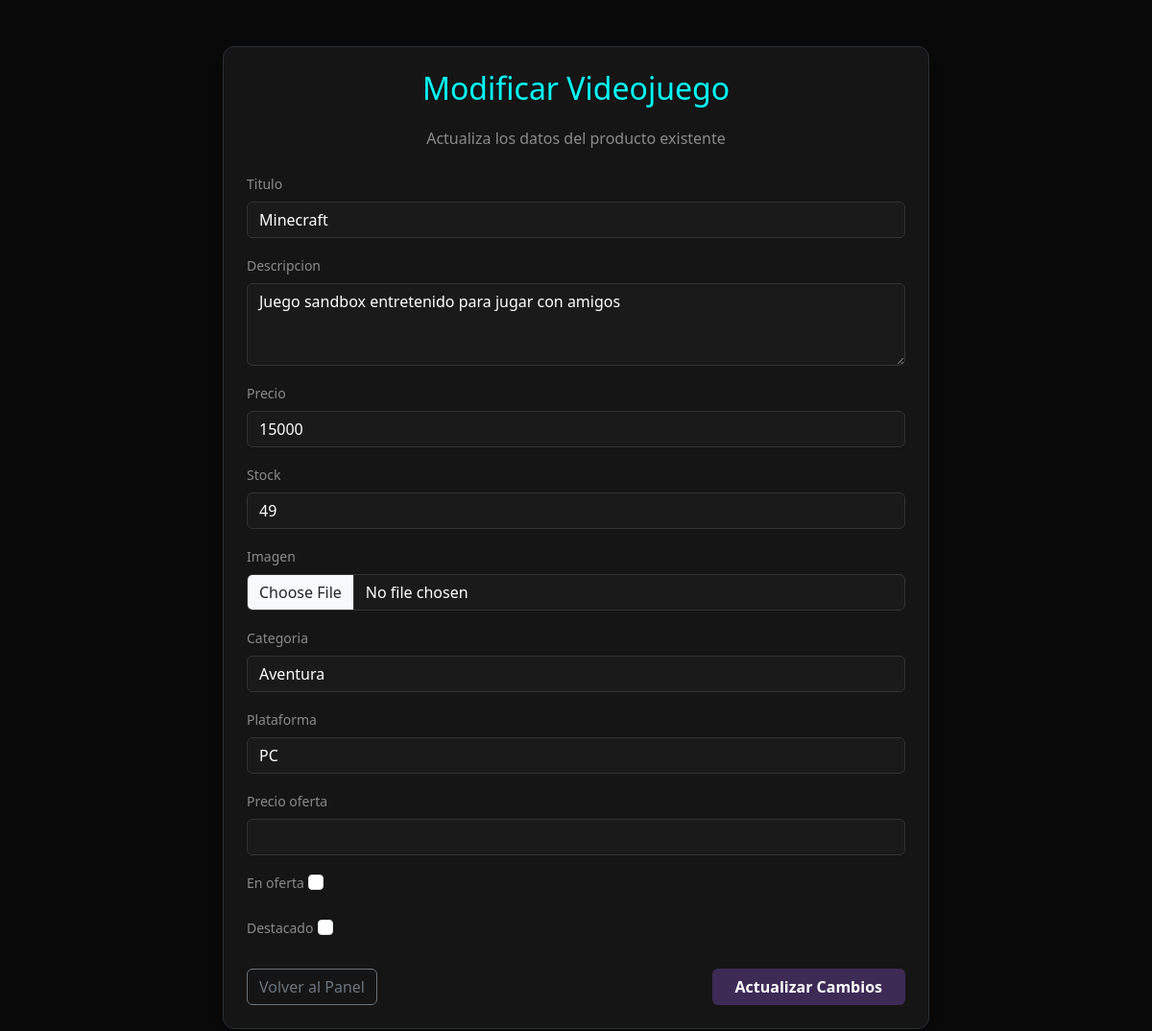
The app's page /admin-panel/editar/1/ (signed in), older data.
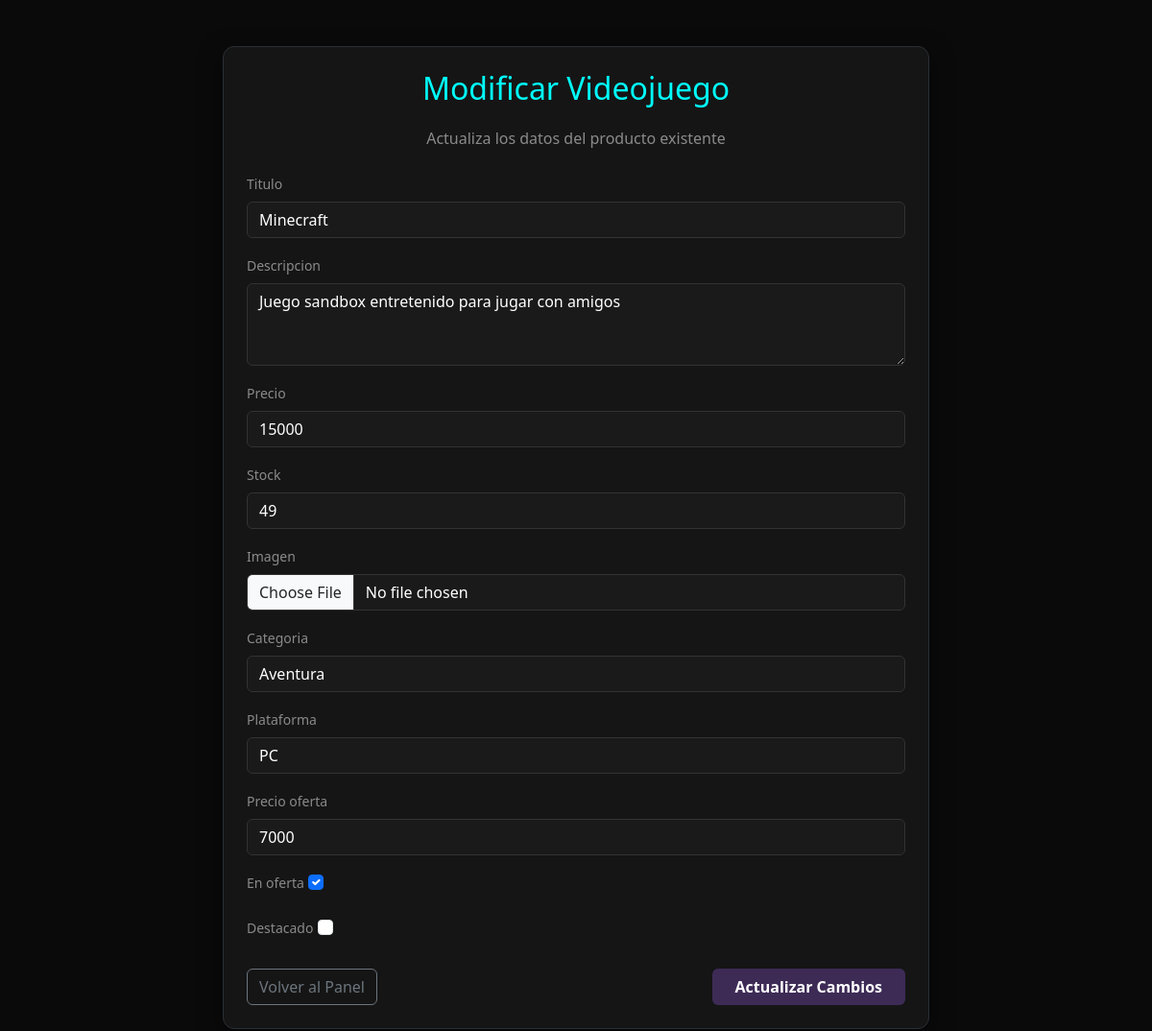
The same page, newer data.
### juegos/models.py (models this page shows, shortened)
class Videojuego(models.Model):
    titulo = models.CharField(max_length=100)
    PLATAFORMAS = [
        ('PC', 'PC'),
        ('PS5', 'PlayStation 5'),
        ('Xbox Series X', 'Xbox Series X'),
        ('Nintendo Switch', 'Nintendo Switch'),
        ('PS4', 'PlayStation 4'),
        ('Xbox One', 'Xbox One'),
    ]
    plataforma = models.CharField(max_length=50, choices=PLATAFORMAS, default='PC')
    descripcion = models.TextField()
    precio = models.IntegerField()
    stock = models.IntegerField(default=0)
    imagen = models.ImageField(upload_to='portadas/', null=True, blank=True)
    imagen1 = models.ImageField(upload_to='juegos/', null=True, blank=True)
    imagen2 = models.ImageField(upload_to='juegos/', null=True, blank=True)
    imagen3 = models.ImageField(upload_to='juegos/', null=True, blank=True)
    fecha_creacion = models.DateTimeField(auto_now_add=True)
    en_oferta = models.BooleanField(default=False)
    precio_oferta = models.IntegerField(null=True, blank=True)
    destacado = models.BooleanField(default=False)
    categoria = models.ForeignKey(
        Categoria,
        on_delete=models.SET_NULL,
        null=True,
        blank=True,
        related_name='videojuegos'
    )

### juegos/views.py (the view)
# urls.py: path('admin-panel/editar/<int:pk>/', views.editar_juego, name='editar_juego'),
@staff_member_required(login_url='/iniciar-sesion/')
def editar_juego(request, pk):
    juego = get_object_or_404(Videojuego, pk=pk)
    if request.method == 'POST':
        form = VideojuegoForm(request.POST, request.FILES, instance=juego)
        if form.is_valid():
            form.save()
            return redirect('panel_admin')
    else:
        form = VideojuegoForm(instance=juego)
    return render(request, 'juegos/admin/form_juego.html', {'form': form, 'accion': 'Editar'})

### juegos/forms.py
class VideojuegoForm(forms.ModelForm):
    class Meta:
        model = Videojuego
        fields = ['titulo', 'descripcion', 'precio', 'stock', 'imagen', 'categoria','plataforma','precio_oferta', 'en_oferta', 'destacado']
        widgets = {
            'titulo': forms.TextInput(attrs={'class': 'form-control'}),
            'descripcion': forms.Textarea(attrs={'class': 'form-control', 'rows': 3}),
            'precio': forms.NumberInput(attrs={'class': 'form-control'}),
            'stock': forms.NumberInput(attrs={'class': 'form-control'}),
            'imagen': forms.FileInput(attrs={'class': 'form-control'}),
            'categoria': forms.Select(attrs={'class': 'form-control'}),
            'plataforma': forms.Select(attrs={'class': 'form-control'}),
        }

### juegos/models.py (called while the page is built)
    def __str__(self):
        return self.nombre

### juegos/templates/juegos/admin/form_juego.html (shortened to what this page needs)
<!DOCTYPE html>
<html lang="es">
<head>
    <link href="https://cdn.jsdelivr.net/npm/bootstrap@5.3.3/dist/css/bootstrap.min.css" rel="stylesheet">
</head>
<body>
<div class="container py-5">
    <div class="row justify-content-center">
        <div class="col-md-8">
            <div class="card card-custom p-4">
                <h2 class="text-center mb-4" style="color: #00ffff;">Modificar Videojuego</h2>
                <h6 class="text-center text-white-50 mb-4">Actualiza los datos del producto existente</h6>
                <form method="POST" enctype="multipart/form-data">
                    {% for field in form %}
                        <div class="mb-3">
                            <label class="form-label text-white-50 small">{{ field.label }}</label>
                            {{ field }}
                        </div>
                    {% endfor %}
                    <div class="d-flex justify-content-between mt-4">
                        <a href="/admin-panel/" class="btn btn-outline-secondary">Volver al Panel</a>
                        <button type="submit" class="btn btn-purple px-4">Actualizar Cambios</button>
                    </div>
                </form>
            </div>
        </div>
    </div>
</div>
</body>
</html>

Row changes from the older to the newer data that the page shows:
changed Videojuego "Minecraft": precio_oferta (not shown) → "7000"; en_oferta "☐" → "☑"
